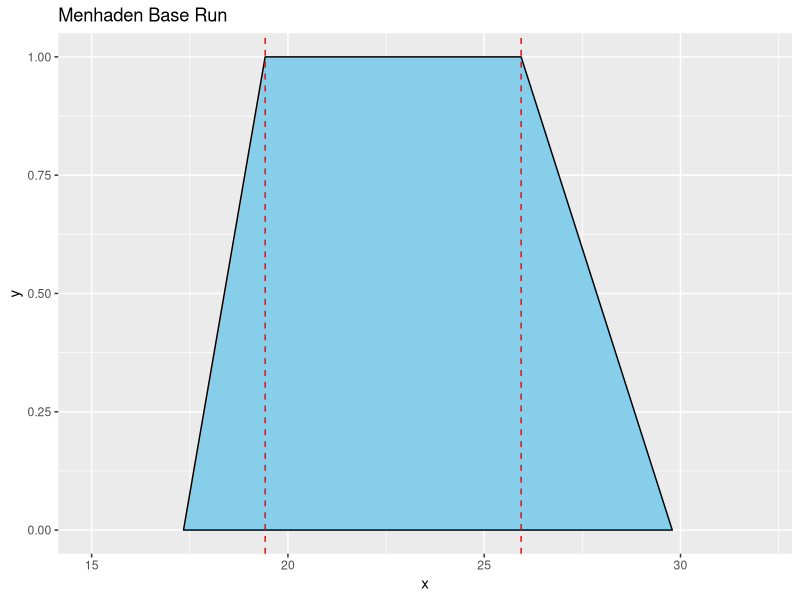
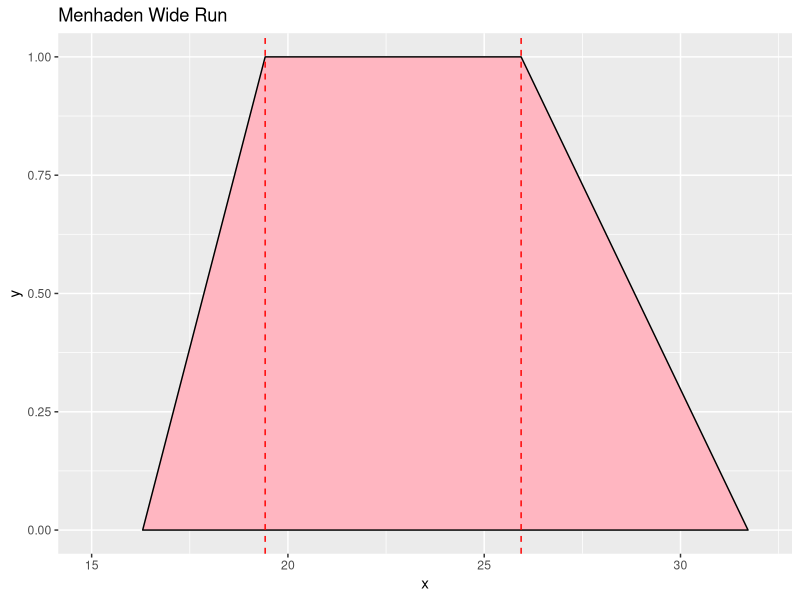
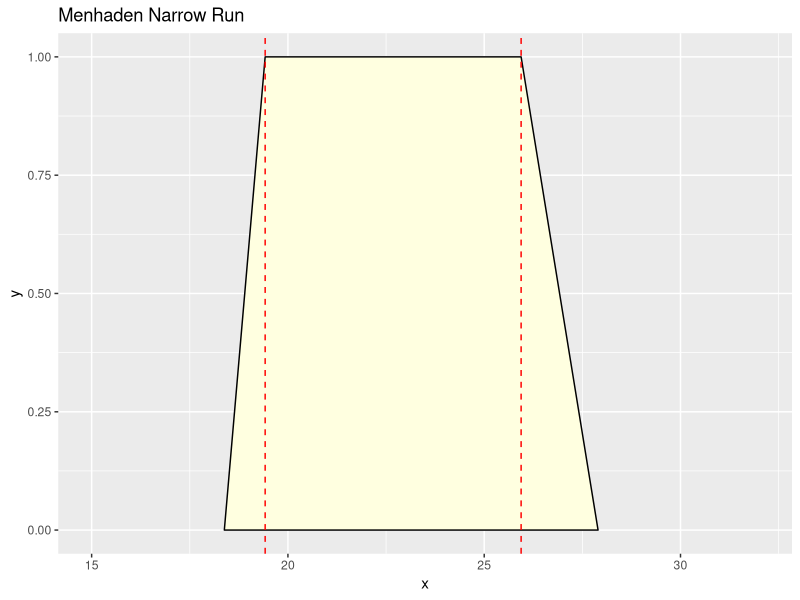
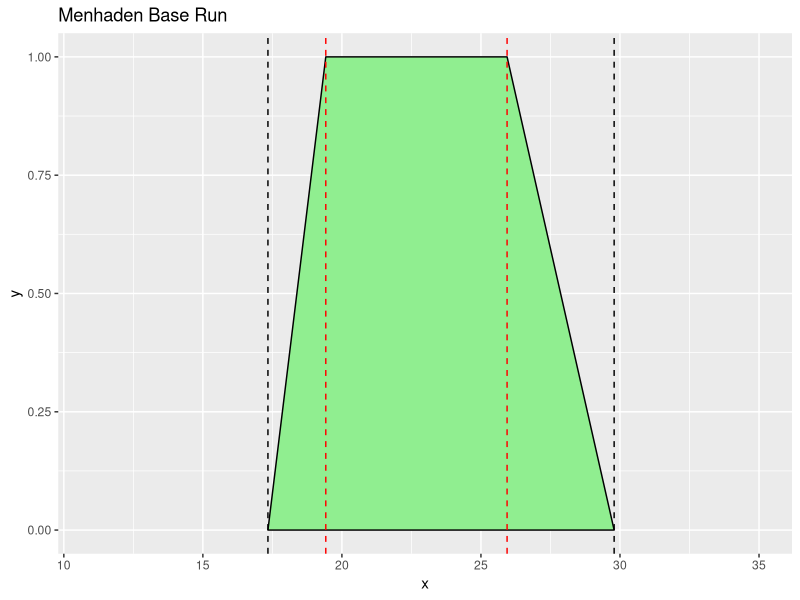
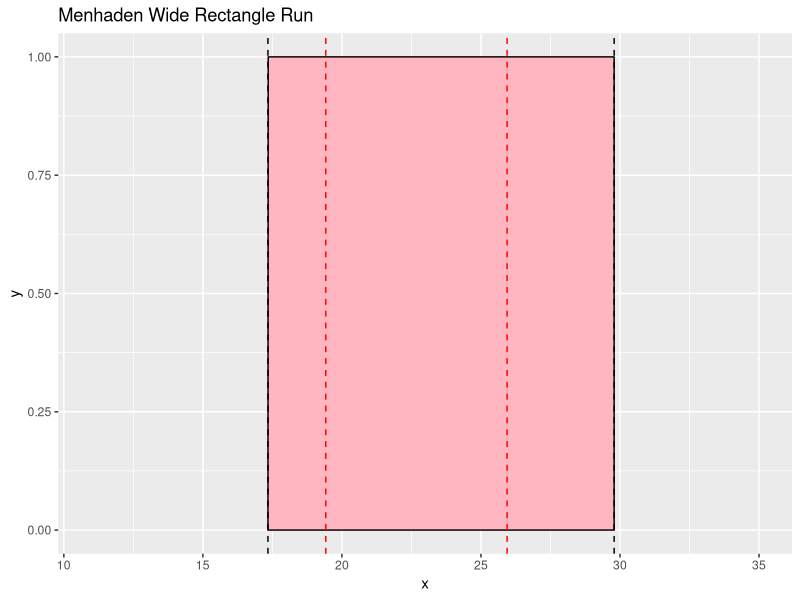
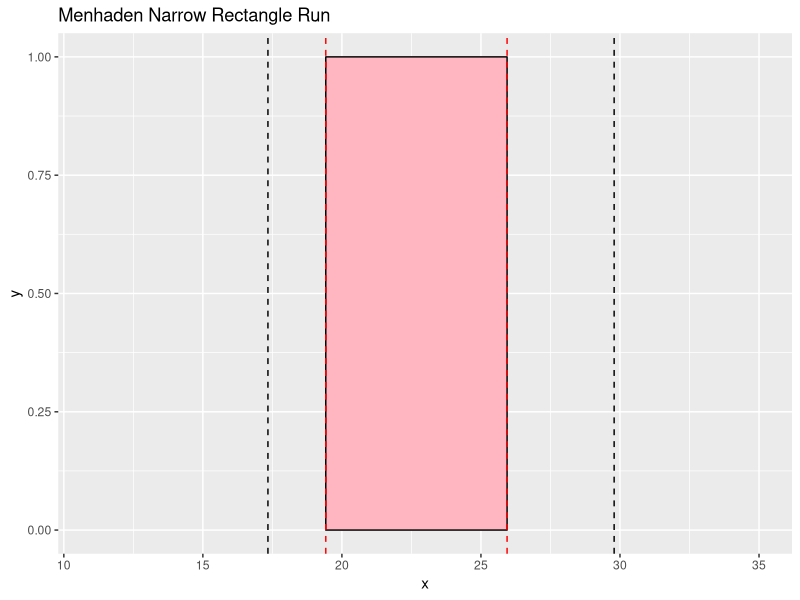
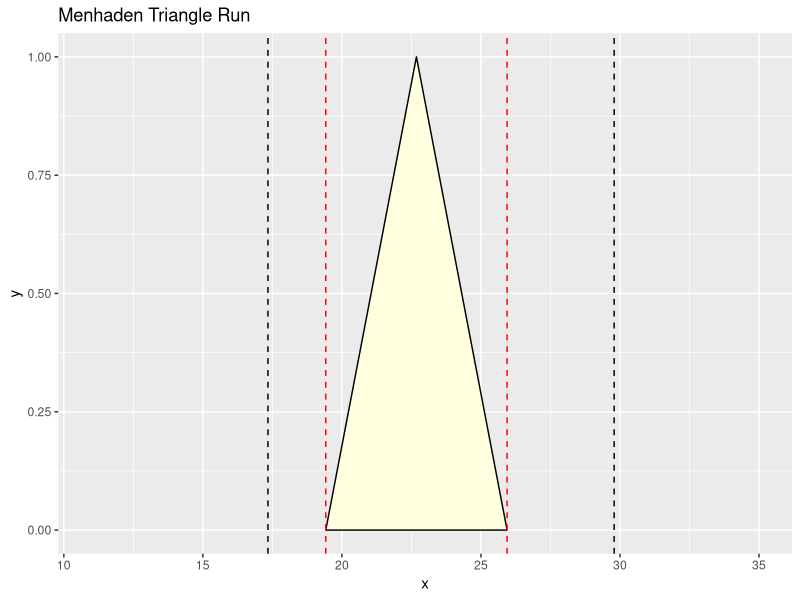
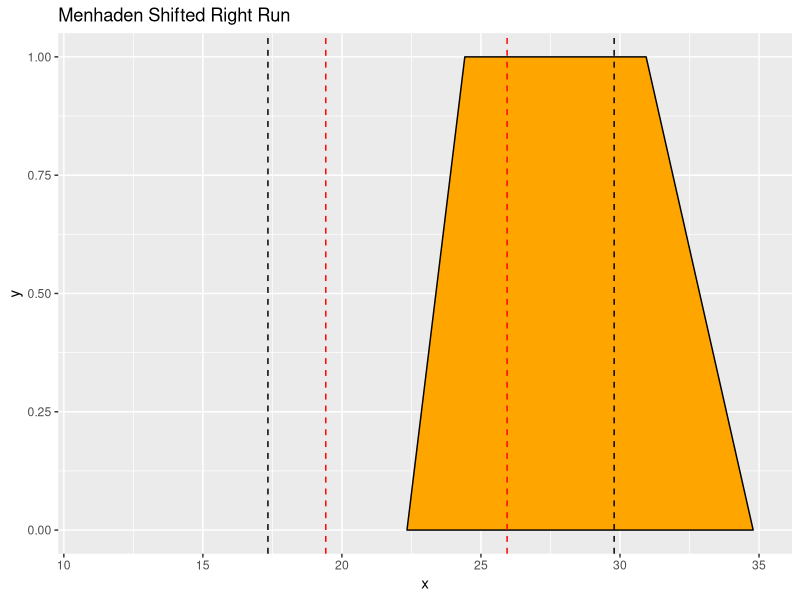

Here is the R script that generated these plots, in order:
library(ggplot2)
library(readr)
library(dplyr)

############ MENHADEN OG PROPOSAL ################
menhaden_base <- data.frame(
  x = c(17.34,	19.42,	25.94,	29.79),
  y = c(0, 1, 1, 0)
)

ggplot(menhaden_base, aes(x = x, y = y)) +
  geom_polygon(fill = "skyblue", color = "black") +
  xlim(15, 32) +
  geom_vline(xintercept = 19.42, linetype = "dashed", color = "red") +
  geom_vline(xintercept = 25.94, linetype = "dashed", color = "red") +
  labs(title = "Menhaden Base Run")

#--------

menhaden_wide <- data.frame(
  x = c(16.3,	19.42,	25.94,	31.72),
  y = c(0, 1, 1, 0)
)

ggplot(menhaden_wide, aes(x = x, y = y)) +
  geom_polygon(fill = "lightpink", color = "black") +
  xlim(15, 32) +
  geom_vline(xintercept = 19.42, linetype = "dashed", color = "red") +
  geom_vline(xintercept = 25.94, linetype = "dashed", color = "red") +
  labs(title = "Menhaden Wide Run")

#-----------

menhaden_narrow <- data.frame(
  x = c(18.38,	19.42,	25.94,	27.9),
  y = c(0, 1, 1, 0)
)

ggplot(menhaden_narrow, aes(x = x, y = y)) +
  geom_polygon(fill = "lightyellow", color = "black") +
  xlim(15, 32) +
  geom_vline(xintercept = 19.42, linetype = "dashed", color = "red") +
  geom_vline(xintercept = 25.94, linetype = "dashed", color = "red") +
  labs(title = "Menhaden Narrow Run")

############ MENHADEN PROPOSAL 1 ################

menhaden_base <- data.frame(
  x = c(17.34,	19.42,	25.94,	29.79),
  y = c(0, 1, 1, 0)
)

ggplot(menhaden_base, aes(x = x, y = y)) +
  geom_polygon(fill = "lightgreen", color = "black") +
  xlim(11, 35) +
  geom_vline(xintercept = 19.42, linetype = "dashed", color = "red") +
  geom_vline(xintercept = 25.94, linetype = "dashed", color = "red") +
  geom_vline(xintercept = 17.34, linetype = "dashed", color = "black") +
  geom_vline(xintercept = 29.79, linetype = "dashed", color = "black") +
  labs(title = "Menhaden Base Run")

#------

menhaden_wide_rec <- data.frame(
  x = c(17.34,	17.35,	29.79,	29.79),
  y = c(0, 1, 1, 0)
)

ggplot(menhaden_wide_rec, aes(x = x, y = y)) +
  geom_polygon(fill = "lightpink", color = "black") +
  xlim(11, 35) +
  geom_vline(xintercept = 19.42, linetype = "dashed", color = "red") +
  geom_vline(xintercept = 25.94, linetype = "dashed", color = "red") +
  geom_vline(xintercept = 17.34, linetype = "dashed", color = "black") +
  geom_vline(xintercept = 29.79, linetype = "dashed", color = "black") +
  labs(title = "Menhaden Wide Rectangle Run")
#-----------

menhaden_narrow_rec <- data.frame(
  x = c(19.42,	19.42,	25.94,	25.94),
  y = c(0, 1, 1, 0)
)

ggplot(menhaden_narrow_rec, aes(x = x, y = y)) +
  geom_polygon(fill = "lightpink", color = "black") +
  xlim(11, 35) +
  geom_vline(xintercept = 19.42, linetype = "dashed", color = "red") +
  geom_vline(xintercept = 25.94, linetype = "dashed", color = "red") +
  geom_vline(xintercept = 17.34, linetype = "dashed", color = "black") +
  geom_vline(xintercept = 29.79, linetype = "dashed", color = "black") +
  labs(title = "Menhaden Narrow Rectangle Run")

#-------------

menhaden_triangle <- data.frame(
  x = c(19.42, 22.68,	22.68,	25.94),
  y = c(0, 1, 1, 0)
)

ggplot(menhaden_triangle, aes(x = x, y = y)) +
  geom_polygon(fill = "lightyellow", color = "black") +
  xlim(11, 35) +
  geom_vline(xintercept = 19.42, linetype = "dashed", color = "red") +
  geom_vline(xintercept = 25.94, linetype = "dashed", color = "red") +
  geom_vline(xintercept = 17.34, linetype = "dashed", color = "black") +
  geom_vline(xintercept = 29.79, linetype = "dashed", color = "black") +
  labs(title = "Menhaden Triangle Run")

#-----------------

menhaden_base_shift_right <- data.frame(
  x = c(22.34,	24.42, 30.94, 34.79),
  y = c(0, 1, 1, 0)
)

ggplot(menhaden_base_shift_right, aes(x = x, y = y)) +
  geom_polygon(fill = "orange", color = "black") +
  xlim(11, 35) +
  geom_vline(xintercept = 19.42, linetype = "dashed", color = "red") +
  geom_vline(xintercept = 25.94, linetype = "dashed", color = "red") +
  geom_vline(xintercept = 17.34, linetype = "dashed", color = "black") +
  geom_vline(xintercept = 29.79, linetype = "dashed", color = "black") +
  labs(title = "Menhaden Shifted Right Run")

#---------------

menhaden_base_shift_left <- data.frame(
  x = c(12.34,	14.42,	21.94,	25.79),
  y = c(0, 1, 1, 0)
)

ggplot(menhaden_base_shift_left, aes(x = x, y = y)) +
  geom_polygon(fill = "lightblue", color = "black") +
  xlim(11, 35) +
  geom_vline(xintercept = 19.42, linetype = "dashed", color = "red") +
  geom_vline(xintercept = 25.94, linetype = "dashed", color = "red") +
  geom_vline(xintercept = 17.34, linetype = "dashed", color = "black") +
  geom_vline(xintercept = 29.79, linetype = "dashed", color = "black") +
  labs(title = "Menhaden Shifted Left Run")

################### PROPOSAL 3 ##################################


menhaden_rec_right <- data.frame(
  x = c(24.42,	24.42,	29.94,	29.94),
  y = c(0, 1, 1, 0)
)

ggplot(menhaden_rec_right, aes(x = x, y = y)) +
  geom_polygon(fill = "pink3", color = "black") +
  xlim(11, 35) +
  geom_vline(xintercept = 19.42, linetype = "dashed", color = "red") +
  geom_vline(xintercept = 25.94, linetype = "dashed", color = "red") +
  geom_vline(xintercept = 17.34, linetype = "dashed", color = "black") +
  geom_vline(xintercept = 29.79, linetype = "dashed", color = "black") +
  labs(title = "Menhaden Rectangle Shifted Right Run")

#----------

menhaden_rec_left <- data.frame(
  x = c(14.42,	14.42,	21.94,	21.94),
  y = c(0, 1, 1, 0)
)

ggplot(menhaden_rec_left, aes(x = x, y = y)) +
  geom_polygon(fill = "pink4", color = "black") +
  xlim(11, 35) +
  geom_vline(xintercept = 19.42, linetype = "dashed", color = "red") +
  geom_vline(xintercept = 25.94, linetype = "dashed", color = "red") +
  geom_vline(xintercept = 17.34, linetype = "dashed", color = "black") +
  geom_vline(xintercept = 29.79, linetype = "dashed", color = "black") +
  labs(title = "Menhaden Rectangle Shifted Left Run")

#------------
menhaden_triangle_right <- data.frame(
  x = c(24.42, 27.68,	27.68, 30.94),
  y = c(0, 1, 1, 0)
)

ggplot(menhaden_triangle_right, aes(x = x, y = y)) +
  geom_polygon(fill = "yellow3", color = "black") +
  xlim(11, 35) +
  geom_vline(xintercept = 19.42, linetype = "dashed", color = "red") +
  geom_vline(xintercept = 25.94, linetype = "dashed", color = "red") +
  geom_vline(xintercept = 17.34, linetype = "dashed", color = "black") +
  geom_vline(xintercept = 29.79, linetype = "dashed", color = "black") +
  labs(title = "Menhaden Triangle Shifted Right Run")

#------------
menhaden_triangle_left <- data.frame(
  x = c(14.42, 17.68,	17.68,	20.94),
  y = c(0, 1, 1, 0)
)

ggplot(menhaden_triangle_left, aes(x = x, y = y)) +
  geom_polygon(fill = "yellow4", color = "black") +
  xlim(11, 35) +
  geom_vline(xintercept = 19.42, linetype = "dashed", color = "red") +
  geom_vline(xintercept = 25.94, linetype = "dashed", color = "red") +
  geom_vline(xintercept = 17.34, linetype = "dashed", color = "black") +
  geom_vline(xintercept = 29.79, linetype = "dashed", color = "black") +
  labs(title = "Menhaden Triangle Shifted Left Run")

#----------

menhaden_base <- data.frame(
  x = c(14.23, 17.35, 27.13, 32.90),
  y = c(0, 1, 1, 0)
)

ggplot(menhaden_base, aes(x = x, y = y)) +
  geom_polygon(fill = "lightgreen", color = "black") +
  xlim(11, 35) +
  geom_vline(xintercept = 19.42, linetype = "dashed", color = "red") +
  geom_vline(xintercept = 25.94, linetype = "dashed", color = "red") +
  geom_vline(xintercept = 17.34, linetype = "dashed", color = "black") +
  geom_vline(xintercept = 29.79, linetype = "dashed", color = "black") +
  labs(title = "Menhaden Scaled 1.5x Base Run")
 
#-------------
menhaden_base <- data.frame(
  x = c(20.45, 21.49, 24.75, 26.68),
  y = c(0, 1, 1, 0)
)

ggplot(menhaden_base, aes(x = x, y = y)) +
  geom_polygon(fill = "green4", color = "black") +
  xlim(11, 35) +
  geom_vline(xintercept = 19.42, linetype = "dashed", color = "red") +
  geom_vline(xintercept = 25.94, linetype = "dashed", color = "red") +
  geom_vline(xintercept = 17.34, linetype = "dashed", color = "black") +
  geom_vline(xintercept = 29.79, linetype = "dashed", color = "black") +
  labs(title = "Menhaden Scaled 0.5x Base Run")

